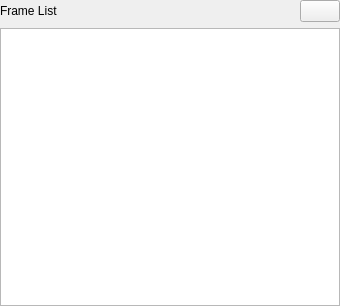
<?xml version="1.0" encoding="UTF-8"?>
<ui version="4.0">
 <class>FrameListFrame</class>
 <widget class="QFrame" name="FrameListFrame">
  <property name="geometry">
   <rect>
    <x>0</x>
    <y>0</y>
    <width>340</width>
    <height>306</height>
   </rect>
  </property>
  <property name="windowTitle">
   <string>Frame</string>
  </property>
  <property name="frameShape">
   <enum>QFrame::NoFrame</enum>
  </property>
  <property name="frameShadow">
   <enum>QFrame::Raised</enum>
  </property>
  <layout class="QVBoxLayout" name="verticalLayout">
   <property name="leftMargin">
    <number>0</number>
   </property>
   <property name="topMargin">
    <number>0</number>
   </property>
   <property name="rightMargin">
    <number>0</number>
   </property>
   <property name="bottomMargin">
    <number>0</number>
   </property>
   <item>
    <layout class="QHBoxLayout" name="titleLayout">
     <item>
      <widget class="QLabel" name="frameListLabel">
       <property name="text">
        <string>Frame List</string>
       </property>
      </widget>
     </item>
     <item>
      <spacer name="buttonSpacer">
       <property name="orientation">
        <enum>Qt::Horizontal</enum>
       </property>
       <property name="sizeHint" stdset="0">
        <size>
         <width>740</width>
         <height>20</height>
        </size>
       </property>
      </spacer>
     </item>
     <item>
      <widget class="QPushButton" name="changeLayoutButton">
       <property name="toolTip">
        <string/>
       </property>
       <property name="text">
        <string/>
       </property>
       <property name="icon">
        <iconset resource="../iconset.qrc">
         <normaloff>:/src/icons/16x16/actions/document-properties.png</normaloff>:/src/icons/16x16/actions/document-properties.png</iconset>
       </property>
      </widget>
     </item>
    </layout>
   </item>
   <item>
    <widget class="FrameListView" name="frameList"/>
   </item>
  </layout>
 </widget>
 <customwidgets>
  <customwidget>
   <class>FrameListView</class>
   <extends>QListView</extends>
   <header>src/framelistview.h</header>
  </customwidget>
 </customwidgets>
 <resources>
  <include location="../iconset.qrc"/>
 </resources>
 <connections/>
</ui>
